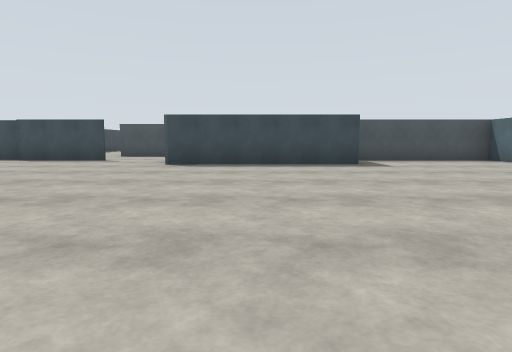
View 1 (above)

24 first-person views from a walk through a world built for the Gazebo simulator. The camera is 1.2 m above the floor, tilts 6° down and sees 75° across. The floor is counted in squares, 2.5 m on a side. Each view is taken from the middle of a square. On the plan, view 1 faces up. The plan holds only what a view shows up to about 9 squares ahead; the rest is blank. The place goes on beyond the plan. Gazebo's built-in surfaces are drawn with simple patterns.

View 2
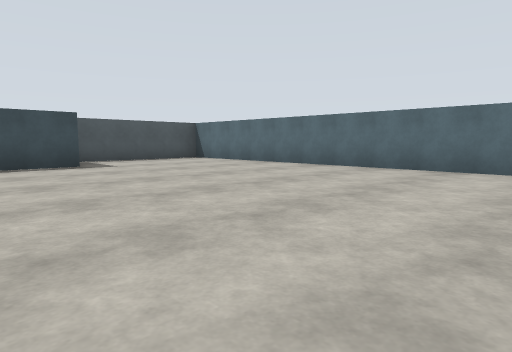

View 3
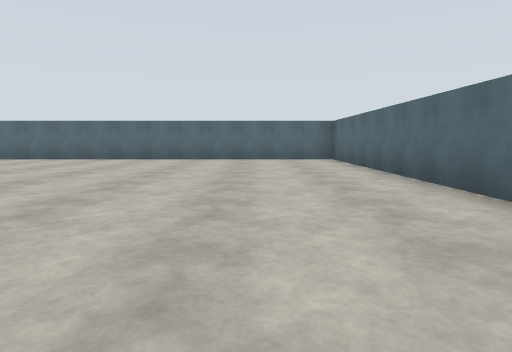

View 4
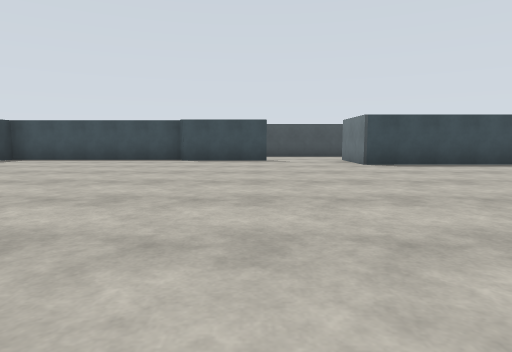

View 5
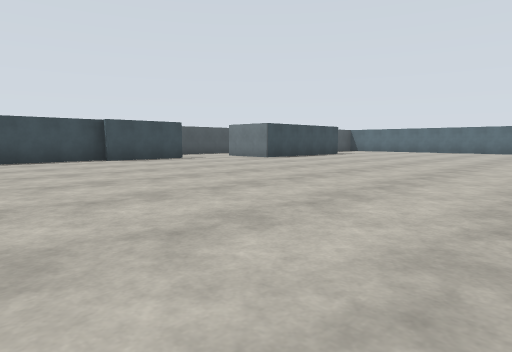

View 6
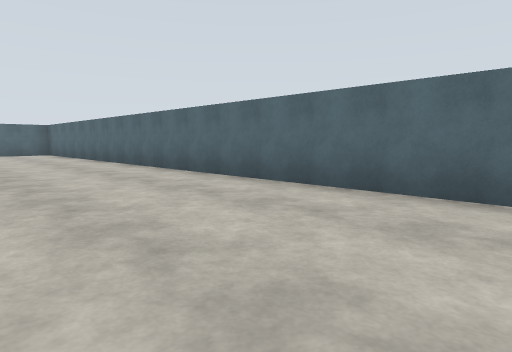

View 7
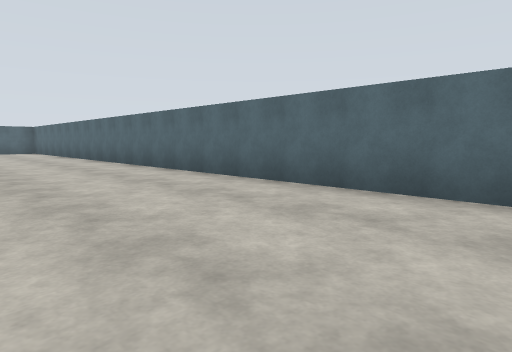

View 8
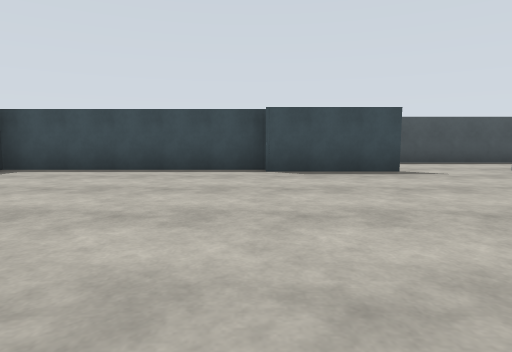

View 9
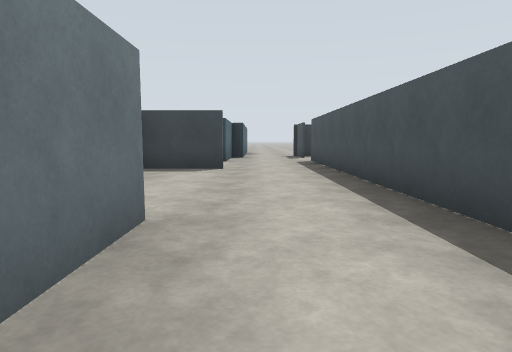

View 10
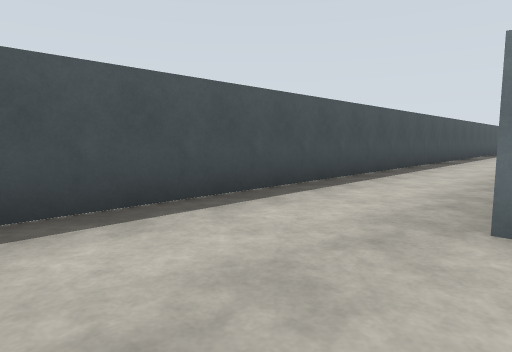

View 11
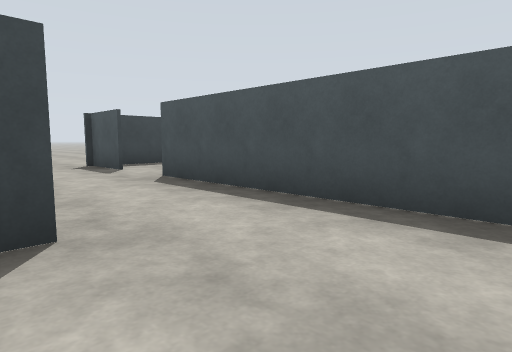

View 12
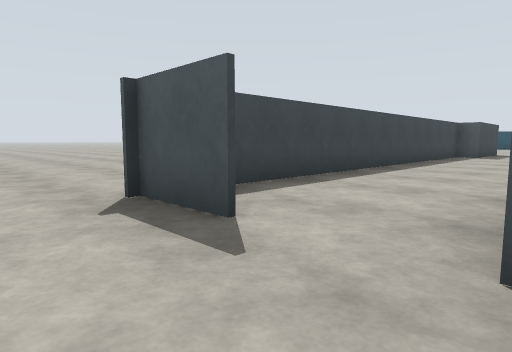

View 13
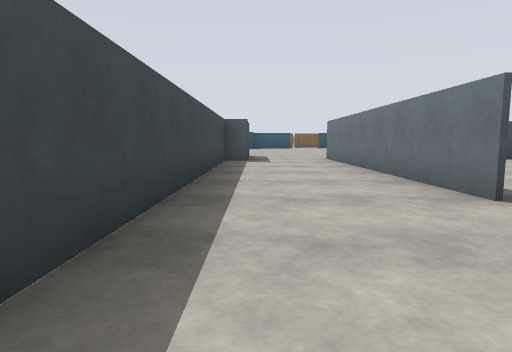

View 14
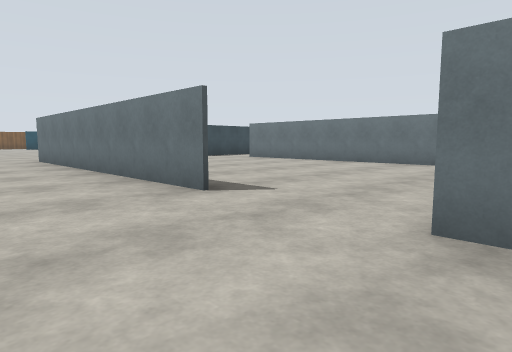

View 15
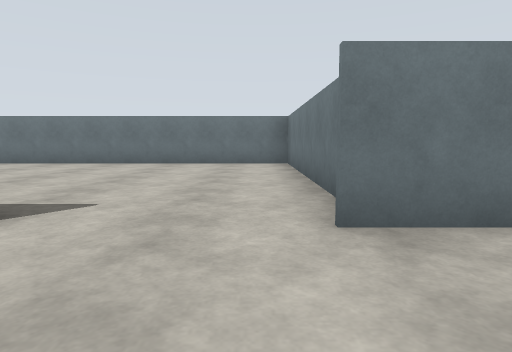

View 16
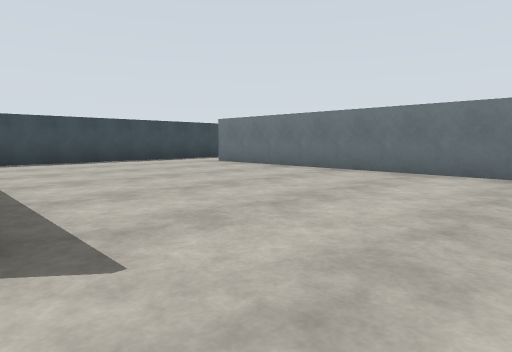

View 17
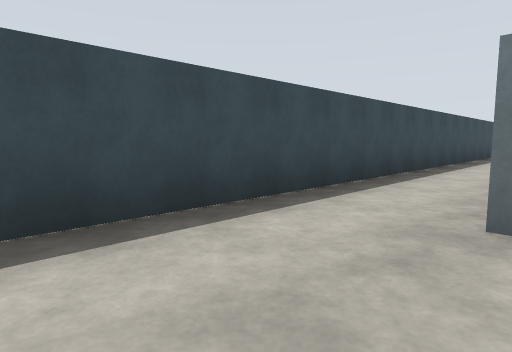

View 18
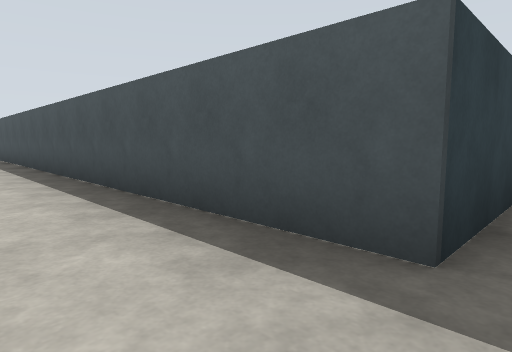

View 19
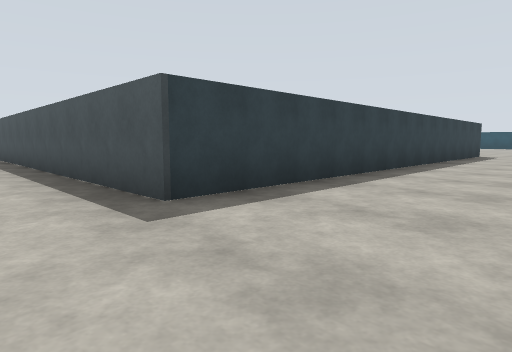

View 20
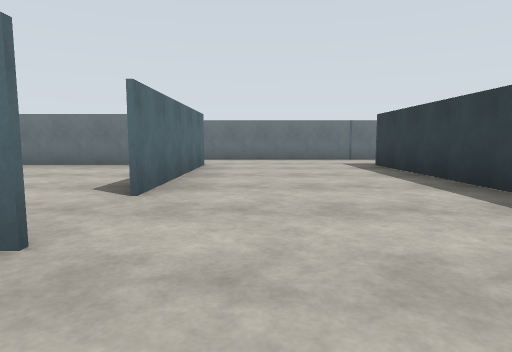

View 21
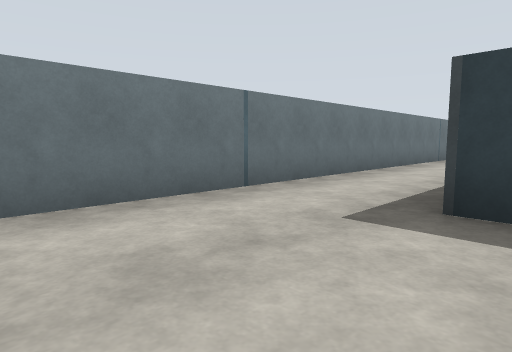

View 22
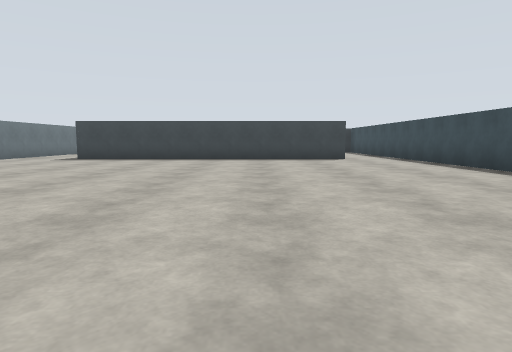

View 23
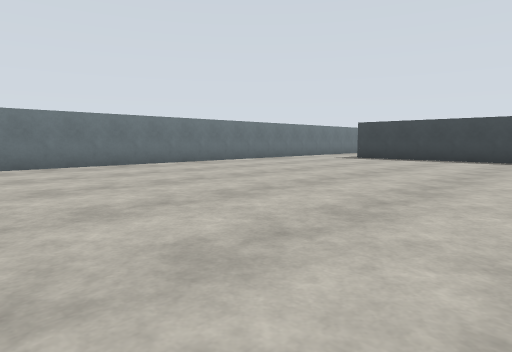

View 24
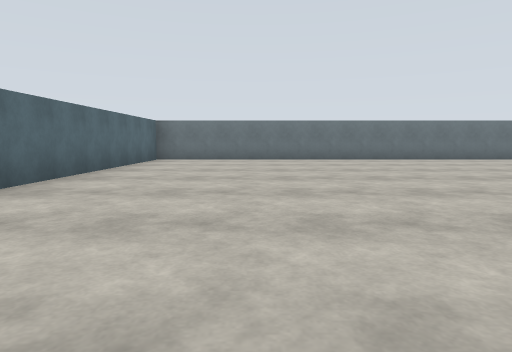

### Floor plan
Points are (right, up) in squares from view 1. A wall is a line through its corners. A room is listed if a view was taken in it or the views show most of it. See-through windows are left out.
Room 1 (views 1, 2, 3, 4, 5, 6, 7, 8)
walls: (-3.6, 8.2) (-5.9, 8.2); (2.1, 6.7) (-1.8, 6.7) (-1.8, 8.5); (-5.7, 8.6) (-9.5, 8.6); (-8.6, -2) (5.8, -2) (5.8, 8.2) (2.5, 8.2)
ways out: opening at (-3, 8) to room 3
Room 2 (views 9, 18, 19, 20, 21)
walls: (14.6, 19.5) (14.6, 10.3) (1.5, 10.3); (7.6, 8.4) (17.4, 8.4); (2, 8.4) (3.2, 8.4); (18, 10.3) (18, 14.1)
ways out: opening at (1, 9) to room 3; opening at (-5, 21) to room 4; opening at (18, 15); opening at (18.5, 9)
Room 3 (views 10, 11, 12)
walls: (-1.8, 8.5) (-1.8, 7); (1.5, 10.3) (-4.2, 10.3)
ways out: opening at (-3, 8) to room 1; opening at (1, 9) to room 2; opening at (-4, 9) to room 4
Room 4 (views 13, 14, 15, 16)
walls: (-4.2, 14.6) (-4.2, 21.1); (-4.2, 11.5) (-4.2, 12.6); (-6.1, 20.1) (-6.8, 20.1) (-6.8, 10.1)
ways out: opening at (-5, 21) to room 2; opening at (-4, 9) to room 3; opening at (-4, 13.5) to room 5
Room 5 (view 17)
walls: (1.5, 21) (-3, 21); (-3.2, 12.3) (1.1, 12.3) (1.1, 19.4)
ways out: opening at (-4, 13.5) to room 4; opening at (1, 20) to room 6
Room 6 (views 22, 23, 24)
walls: (3.8, 10.4) (14.6, 10.4) (14.6, 15.8); (9.9, 21) (1.5, 21); (1.1, 19.4) (1.1, 12.3); (0.9, 10.4) (1.5, 10.4)
ways out: opening at (1, 20) to room 5

Where each view was taken, in squares from view 1:
view 1: 0 up, 0 right, facing up
view 2: 0 up, 0 right, facing up-right
view 3: 0 up, 3 left, facing right
view 4: 0 up, 4 left, facing up
view 5: 0 up, 9 left, facing up-right
view 6: 1 up, 7 left, facing down-right
view 7: 1 up, 9 left, facing down-right
view 8: 3 up, 6 left, facing up
view 9: 9 up, 4 right, facing left
view 10: 8 up, 0 right, facing up-right
view 11: 8 up, 0 right, facing up-left
view 12: 9 up, 4 left, facing up-left
view 13: 12 up, 6 left, facing up
view 14: 12 up, 6 left, facing up-right
view 15: 13 up, 6 left, facing right
view 16: 13 up, 4 left, facing up-right
view 17: 19 up, 1 left, facing up-right
view 18: 9 up, 15 right, facing up-left
view 19: 9 up, 17 right, facing up-left
view 20: 17 up, 17 right, facing down
view 21: 11 up, 17 right, facing down-left
view 22: 17 up, 10 right, facing left
view 23: 17 up, 10 right, facing down-left
view 24: 19 up, 12 right, facing down
